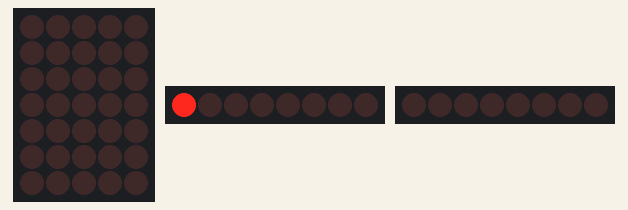
This sketch was run on a simulated Arduino Uno, built with avr-gcc and run on an emulated ATmega328P. Shown: 5×7 LED matrix, 2 × 8 shift-register outputs drawn as a row of LEDs (first output left, lit = HIGH). Wiring (inferred from the names in the program): 2 × shift register (74HC595): data pin 10, shift clock pin 9 / data pin 7, shift clock pin 8; LED matrix (orientation assumed): rows pin 11, pin 12, pin 13, pin 14, pin 15, pin 16, pin 17; columns pin 2, pin 3, pin 4, pin 5, pin 6. Wiring (inferred from the signals the program sends): 2 × row of LEDs: on Q0, Q1, Q2, Q3, Q4, Q5, Q6, Q7 / on Q0, Q1, Q2, Q3, Q4, Q5, Q6, Q7.

Above: at 0.9 s.
At 1.4 s:
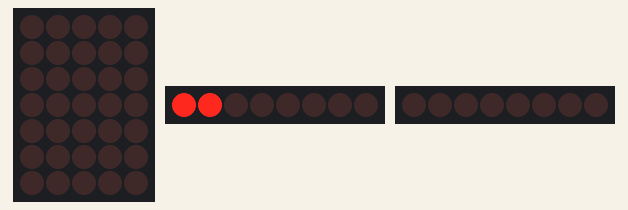
At 2.4 s:
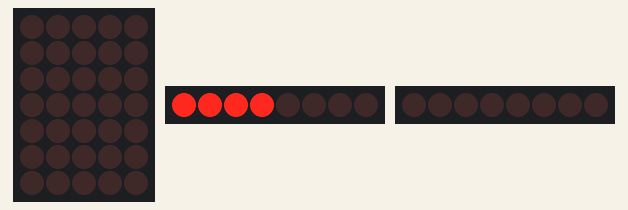
At 4.0 s:
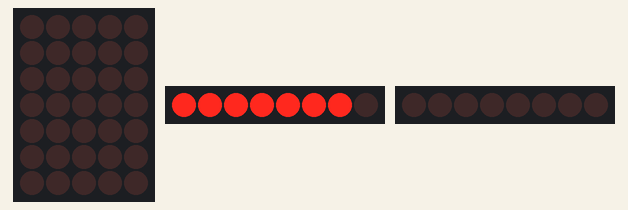
At 20.2 s:
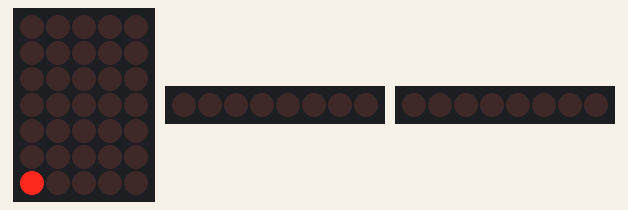
At 30.2 s:
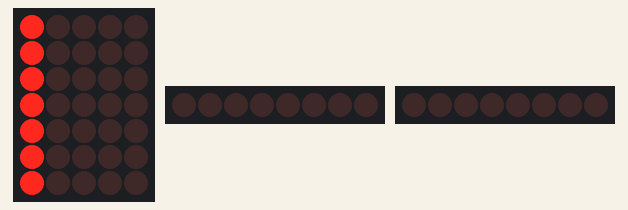
Timing chart, 0 to 31.7 s (numbered marks = the images above):
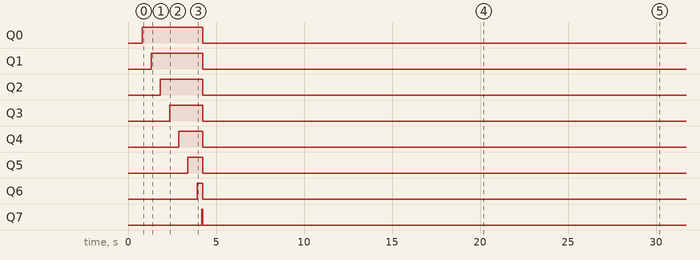

The sketch:

caraMoviendo.ino
```cpp
//Código para controlar una matrix sin multiplexación
int col[8] = {2,3,4,5,6,7,8,9}; //Positivos
int row[8] = {10,11,12,13,14,15,16,17}; //Negativos

int displayContent [8][8] = {{0,0,0,0,0,0,0,0},{0,0,0,0,0,0,0,0},{0,0,0,0,0,0,0,0},{0,0,0,0,0,0,0,0},{0,0,0,0,0,0,0,0},{0,0,0,0,0,0,0,0},{0,0,0,0,0,0,0,0},{0,0,0,0,0,0,0,0}};
int blank [8][8] =          {{0,0,0,0,0,0,0,0},{0,0,0,0,0,0,0,0},{0,0,0,0,0,0,0,0},{0,0,0,0,0,0,0,0},{0,0,0,0,0,0,0,0},{0,0,0,0,0,0,0,0},{0,0,0,0,0,0,0,0},{0,0,0,0,0,0,0,0}};
int smile_1 [8][8] =        {{0,0,1,1,1,1,0,0},{0,1,0,0,0,0,1,0},{1,0,1,0,0,1,0,1},{1,0,0,0,0,0,0,1},{1,0,1,0,0,1,0,1},{1,0,0,1,1,0,0,1},{0,1,0,0,0,0,1,0},{0,0,1,1,1,1,0,0}};
int smile_2 [8][8] =        {{0,0,1,1,1,1,0,0},{0,1,0,0,0,0,1,0},{1,0,1,0,0,1,0,1},{1,0,0,0,0,0,0,1},{1,0,1,1,1,1,0,1},{1,0,0,0,0,0,0,1},{0,1,0,0,0,0,1,0},{0,0,1,1,1,1,0,0}};
int smile_3 [8][8] =        {{0,0,1,1,1,1,0,0},{0,1,0,0,0,0,1,0},{1,0,1,0,0,1,0,1},{1,0,0,0,0,0,0,1},{1,0,0,1,1,0,0,1},{1,0,1,0,0,1,0,1},{0,1,0,0,0,0,1,0},{0,0,1,1,1,1,0,0}};

int pauseDelay = 500;

void setup(){
 for(int i = 0; i < 8; i++){
   pinMode(col[i],OUTPUT);
   pinMode(row[i],OUTPUT);
 }

 //Chequeamos que funciona todos los led's
  checkMatrix();

 //Apagamos la matrix
 for(int i = 0; i < 8; i++){
   digitalWrite(col[i],LOW);
   digitalWrite(row[i],LOW);
 }
}

void checkMatrix(){
 for (int x = 0; x < 8; x++) {//Fila
    for(int z = 0; z < 8; z++){//Apagamos todas las filas menos la actual
      digitalWrite(row[z],HIGH);
      if(z==x)
      {
        digitalWrite(row[z],LOW);//Encedemos la fila que estamos actualmente
      }
    }
    for (int y = 0; y < 8; y++) {//columnas
      digitalWrite(col[0],LOW); //Apagamos todas las columnas menos la actual
      digitalWrite(col[1],LOW);
      digitalWrite(col[2],LOW);
      digitalWrite(col[3],LOW);
      digitalWrite(col[4],LOW);
      digitalWrite(col[5],LOW);
      digitalWrite(col[6],LOW);
      digitalWrite(col[7],LOW);
      digitalWrite(col[y],HIGH);//Encedemos la columna que estamos actualmente
      delay(40);
    }
    delay(200);
 }

}

void copyArray(int original[8][8]){
  for(int i = 0; i < 8; i++){
    for(int j = 0; j < 8; j++){
      displayContent[i][j] = original[i][j];
    }
  }
}

int * getColumn(int original[8][8], int column){
  int result [8] = {0,0,0,0,0,0,0,0};
  for(int i = 0; i < 8; i++){
      result[i] = original[i][column];
  }
  return result;
}

int * getRow(int original[8][8], int row){
  int result [8] = {0,0,0,0,0,0,0,0};
  for(int i = 0; i < 8; i++){
      result[i] = original[row][i];
  }
  return result;
}

// Desplazamiento de la imagen hacia la izquierda

void shiftRegisterLeft(int original[8]){
  for(int i = 0; i < 8; i++){
    for(int j = 1; j < 8; j++){
      displayContent[i][j-1] = displayContent[i][j];
    }
  }
  for(int i = 0; i < 8; i++){
    displayContent[i][7] = original[i];
  }
}

void displayScrolLeft(){
  copyArray(blank);
  for(int i = 0; i < 8; i++){
    shiftRegisterLeft(getColumn(smile_1,i));
    displayScreen();
  }
  for(int i = 0; i < 8; i++){
    shiftRegisterLeft(getColumn(smile_2,i));
    displayScreen();
  }
  for(int i = 0; i < 8; i++){
    shiftRegisterLeft(getColumn(smile_3,i));
    displayScreen();
  }
}

// Desplazamiento de la imagen hacia la derecha

void shiftRegisterRigth(int original[8]){
  for(int i = 0; i < 8; i++){
    for(int j = 6; j >=0; j--){
      displayContent[i][j+1] = displayContent[i][j];
    }
  }
  for(int i = 0; i < 8; i++){
    displayContent[i][0] = original[i];
  }
}

void displayScrolRigth(){
  copyArray(blank);
  for (int i = 0; i < 8; i++){
    shiftRegisterRigth(getColumn(smile_1,i));
    displayScreen();
  }
  for(int i = 0; i < 8; i++){
     shiftRegisterRigth(getColumn(smile_2,i));
     displayScreen();
  }
  for(int i = 0; i < 8; i++){
     shiftRegisterRigth(getColumn(smile_3,i));
     displayScreen();
  }
}

// Desplazamiento de la imagen hacia la arriba

void shiftRegisterTop(int original[8]){
  for(int i = 0; i < 8; i++){ //columnas
    for(int j = 0; j < 8; j++){ // fila
      displayContent[j][i] = displayContent[j+1][i];
    }
  }
  for(int i = 0; i < 8; i++){
    displayContent[7][i] = original[i];
  }
}

void displayScrolTop(){
  copyArray(blank);
  for (int i = 0; i < 8; i++){
    shiftRegisterTop(getRow(smile_1,i));
    displayScreen();
  }
  for(int i = 0; i < 8; i++){
     shiftRegisterTop(getRow(smile_2,i));
     displayScreen();
  }
  for(int i = 0; i < 8; i++){
     shiftRegisterTop(getRow(smile_3,i));
     displayScreen();
  }
}

// Desplazamiento de la imagen hacia la abajo

void shiftRegisterBottom(int original[8]){
  for(int i = 0; i < 8; i++){ //columnas
    for(int j = 7; j >= 0; j--){ // fila
      displayContent[j][i] = displayContent[j-1][i];
    }
  }
  for(int i = 0; i < 8; i++){
    displayContent[0][i] = original[i];
  }
}

void displayScrolBottom(){
  copyArray(blank);
  for(int i = 7; i >= 0; i--){
     shiftRegisterBottom(getRow(smile_1,i));
    displayScreen();
  }
  for(int i = 7; i >= 0; i--){
     shiftRegisterBottom(getRow(smile_2,i));
     displayScreen();
  }
  for(int i = 7; i >= 0; i--){
     shiftRegisterBottom(getRow(smile_3,i));
     displayScreen();
  }
}

void loop(){
  displayScrolLeft();
  displayBlank();
  displayScrolRigth();
  displayBlank();
  displayScrolTop();
  displayBlank();
  displayScrolBottom();
  displayBlank();
}

void displayBlank(){
  copyArray(blank);
  displayScreen();
}

void displayScreen() {
  for (int x = 0; x < pauseDelay; x++){//Para repitir la imagen en un cierto tiempo cambiar por libreria timer
    for (int thisRow = 0; thisRow < 8; thisRow++) { //Seleccionamos la fila
      digitalWrite(row[thisRow], LOW); // encedemos la fila entera
      for (int thisCol = 0; thisCol < 8; thisCol++) {//seleccionamos la columna
        digitalWrite(col[thisCol], displayContent[thisRow][thisCol]); //activamos o desactivamos esa columna dependiendo el valor de la matrix
        digitalWrite(col[thisCol], LOW);//Apagamos esa columna
      }
      digitalWrite(row[thisRow], HIGH);//Apagamos la fila entera
    }
  }
}
```

Measured:
- by itself, Q0–6: HIGH → LOW at 4.2 s
- by itself, Q7: LOW → HIGH at 4.2 s, → LOW 0.04 s later
